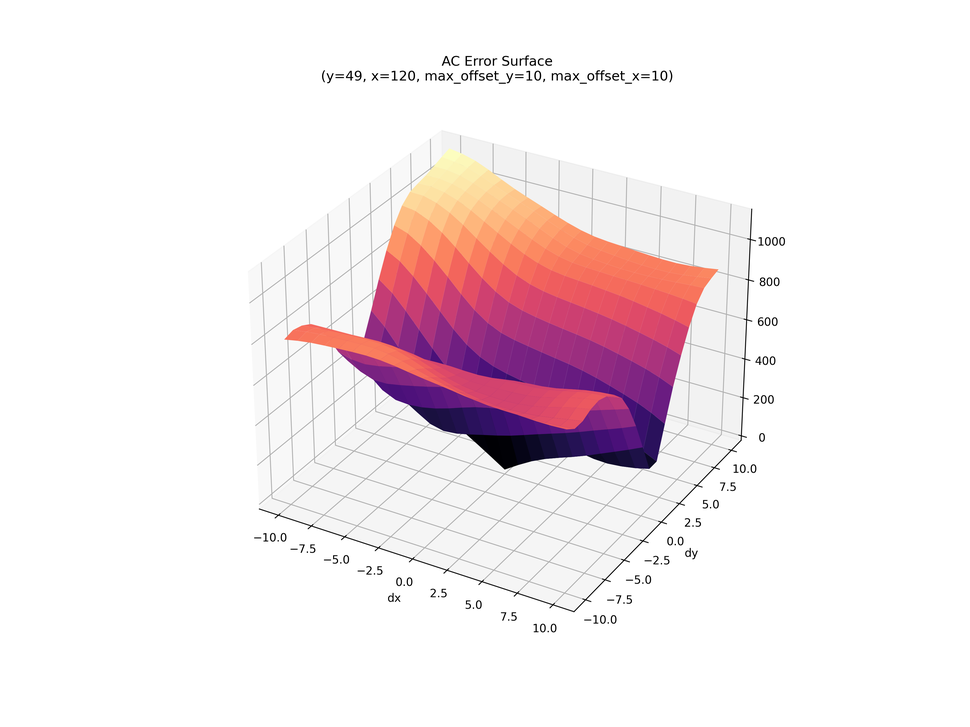
#> input picture images/autocorrelation_error_surface1.png, 970 x 727 px, shrunk from 3600 x 2700 before the run, given in place of lion_downscaled.jpg, which was not available
$ python example_autocorrelation.py
#> lines starting #> are read from the running program, lines starting #| are printed output that depends on the picture; pictures that were not available may be replaced by others from this repository, and a replacement may not be noted
### computer_vision/util/images.py
"""danielsinkin97@gmail.com"""

from pathlib import Path
from typing import Optional

import matplotlib.pyplot as plt
import numpy as np
from PIL import Image


def rgb_to_grayscale(rgb_image: np.ndarray) -> np.ndarray:
    """
    Takes in an image and converts it to grayscale based on https://en.wikipedia.org/wiki/Rec._601
    """
    rgb = rgb_image.astype(np.float32)
    grayscale = 0.2989 * rgb[..., 0] + 0.5870 * rgb[..., 1] + 0.1140 * rgb[..., 2]
    return grayscale


def load_image_as_array(path: Path) -> np.ndarray:
    """Loads an image and returns it as a numpy array."""
    path = Path(path)
    with Image.open(path) as img:
        return np.array(img)


def plot_grayscale(
    array,
    title: Optional[str] = None,
    filename: Optional[str] = None,
    figsize: tuple[int, int] = (6, 6),
    **imshow_kwargs,
) -> None:
    """Plots the image as a grayscale image."""
    assert "cmap" not in imshow_kwargs
    assert "interpolation" not in imshow_kwargs
    assert "X" not in imshow_kwargs

    plt.figure(figsize=figsize)
    plt.imshow(array, cmap="gray", interpolation="nearest", **imshow_kwargs)
    plt.axis("off")
    if title is not None:
        plt.title(f"{title} {array.shape}")
    if filename is not None:
        if "." not in filename:
            filename = filename + ".png"
        plt.savefig(f"images/{filename}", dpi=300)

### computer_vision/src/filter.py
"""danielsinkin97@gmail.com"""

from enum import StrEnum

import numpy as np
from numpy._typing import DTypeLike  # type: ignore


class FilterType(StrEnum):
    """Contains all implemented linear filters."""

    BOX_5 = "box_5"
    BOX_10 = "box_10"
    BILINEAR = "bilinear"
    SOBEL_X = "sobel_x"
    SOBEL_Y = "sobel_y"
    CORNER = "corner"
    LAPLACIAN = "laplacian"
    GAUSS_3X3 = "gaussian_3x3"
    GAUSS_5X5 = "gaussian_5x5"
    GAUSS_7X7 = "gaussian_7x7"
    GAUSS_15X15 = "gaussian_15x15"


def get_filter(
    filter_name: FilterType | str = FilterType.GAUSS_5X5, dtype: DTypeLike = np.float32
) -> np.ndarray:
    """Allows selecting filters via their name."""
    match filter_name:
        case FilterType.BOX_5:
            filter_ = (1.0 / 25.0) * np.ones((5, 5))
        case FilterType.BOX_10:
            filter_ = (1.0 / 100.0) * np.ones((10, 10))
        case FilterType.BILINEAR:
            filter_ = (1.0 / 16.0) * np.array(
                [[1, 2, 1], [2, 4, 2], [1, 2, 1]], dtype=dtype
            )
        case FilterType.CORNER:
            filter_ = (1.0 / 4.0) * np.array([[1, -2, 1], [-2, 4, -2], [1, -2, 1]])
        case FilterType.SOBEL_X:
            filter_ = (1.0 / 8.0) * np.array(
                [[-1, 0, 1], [-2, 0, 2], [-1, 0, 1]], dtype=dtype
            )
        case FilterType.SOBEL_Y:
            filter_ = (1.0 / 8.0) * np.array(
                [[-1, -2, -1], [0, 0, 0], [1, 2, 1]], dtype=dtype
            )
        case FilterType.LAPLACIAN:
            filter_ = (1.0 / 8.0) * np.array(
                [[0, 1, 0], [1, -4, 1], [0, 1, 0]], dtype=dtype
            )
        case FilterType.GAUSS_3X3:
            filter_ = (1.0 / 16.0) * np.array(
                [[1, 2, 1], [2, 4, 2], [1, 2, 1]], dtype=dtype
            )
        case FilterType.GAUSS_5X5:
            filter_ = (1.0 / 256.0) * np.array(
                [
                    [1, 4, 6, 4, 1],
                    [4, 16, 24, 16, 4],
                    [6, 24, 36, 24, 6],
                    [4, 16, 24, 16, 4],
                    [1, 4, 6, 4, 1],
                ],
                dtype=dtype,
            )
        case FilterType.GAUSS_7X7:
            filter_ = (1.0 / 1003.0) * np.array(
                [
                    [0.0, 0.0, 1.0, 2.0, 1.0, 0.0, 0.0],
                    [0.0, 3.0, 13.0, 22.0, 13.0, 3.0, 0.0],
                    [1.0, 13.0, 59.0, 97.0, 59.0, 13.0, 1.0],
                    [2.0, 22.0, 97.0, 159.0, 97.0, 22.0, 2.0],
                    [1.0, 13.0, 59.0, 97.0, 59.0, 13.0, 1.0],
                    [0.0, 3.0, 13.0, 22.0, 13.0, 3.0, 0.0],
                    [0.0, 0.0, 1.0, 2.0, 1.0, 0.0, 0.0],
                ],
                dtype=dtype,
            )
        case FilterType.GAUSS_15X15:

            def gaussian_kernel(size: int, sigma: float) -> np.ndarray:
                ax = np.linspace(-(size // 2), size // 2, size)
                xx, yy = np.meshgrid(ax, ax)
                kernel = np.exp(-(xx**2 + yy**2) / (2.0 * sigma**2))
                return kernel / np.sum(kernel)

            filter_ = gaussian_kernel(15, sigma=3.0).astype(dtype)
        case _:
            raise ValueError(f"{filter_name=} is not supported!")

    return filter_


def apply_filter(
    image: np.ndarray,
    filter_: np.ndarray,
    flip_filter: bool = True,
    pad_same_size: bool = False,
) -> np.ndarray:
    """
    Applies a linear filter (1D or 2D) to the given image, either normally or flipped.
    """
    if filter_.ndim == 1:
        # Assume 1D filters are horizontal by default
        filter_ = filter_.reshape(1, -1)

    if flip_filter:
        _filter = np.flipud(np.fliplr(filter_))
    else:
        _filter = filter_

    f_h, f_w = _filter.shape

    if pad_same_size:
        pad_h, pad_w = f_h // 2, f_w // 2
        image = np.pad(image, ((pad_h, pad_h), (pad_w, pad_w)), mode="reflect")

    i_h, i_w = image.shape

    r_h, r_w = i_h - f_h + 1, i_w - f_w + 1
    result = np.zeros((r_h, r_w), dtype=np.float32)

    for y in range(r_h):
        for x in range(r_w):
            region = image[y : y + f_h, x : x + f_w]
            result[y, x] = np.sum(region * _filter)

    return result

### examples/example_autocorrelation.py
#!/usr/bin/env python3
"""danielsinkin97@gmail.com"""

from typing import Optional

import matplotlib.pyplot as plt
import numpy as np
from matplotlib import patches

from computer_vision.src.constants import FolderPath
from computer_vision.src.filter import FilterType, apply_filter, get_filter
from computer_vision.util.images import (
    load_image_as_array,
    plot_grayscale,
    rgb_to_grayscale,
)


def draw_centered_rect(x_center, y_center, width, height, **kwargs) -> None:
    """Rects are top left anchored in plt, this moves the anchor to the center before plotting."""
    x = x_center - width / 2
    y = y_center - height / 2
    rect = patches.Rectangle((x, y), width, height, **kwargs)
    plt.gca().add_patch(rect)


def _compute_error(
    image: np.ndarray,
    box_orig: np.ndarray,
    yp: int,
    xp: int,
    d: int,
    norm_factor: float,
) -> float:
    yp_slice = slice(yp - d, yp + d)
    xp_slice = slice(xp - d, xp + d)
    box_tmp = image[yp_slice, xp_slice]
    return norm_factor + np.linalg.norm(box_orig - box_tmp)


def compute_ac_error_surface(
    image: np.ndarray,
    y_orig: int,
    x_orig: int,
    d: int,
    max_offset_y: int = 5,
    max_offset_x: int = 5,
) -> tuple[np.ndarray, np.ndarray, np.ndarray]:
    """Compute the autocorrelation error surface and corresponding meshgrid."""
    dy_range = range(-max_offset_y, max_offset_y + 1)
    dx_range = range(-max_offset_x, max_offset_x + 1)

    z = np.empty((len(dy_range), len(dx_range)), dtype=np.float32)
    xs, ys = np.meshgrid(dx_range, dy_range)

    box_orig = image[y_orig - d : y_orig + d, x_orig - d : x_orig + d]
    norm_factor = 1.0 / ((2.0 * max_offset_x) * (2.0 * max_offset_y))

    for i, dy in enumerate(dy_range):
        yp = y_orig + dy
        for j, dx in enumerate(dx_range):
            xp = x_orig + dx
            z[i, j] = _compute_error(image, box_orig, yp, xp, d, norm_factor)

    return xs, ys, z


def plot_ac_error_surface(
    image: np.ndarray,
    y_orig: int,
    x_orig: int,
    d: int,
    max_offset_y: int = 5,
    max_offset_x: int = 5,
    filename: Optional[str] = None,
    show: bool = True,
) -> None:
    """Plot the autocorrelation error surface."""
    xs, ys, z = compute_ac_error_surface(
        image, y_orig, x_orig, d, max_offset_y, max_offset_x
    )

    fig = plt.figure(figsize=(12, 9))
    ax = fig.add_subplot(111, projection="3d")
    ax.plot_surface(xs, ys, z, cmap="magma", edgecolor="none", antialiased=True)

    ax.set_xlabel("dx")
    ax.set_ylabel("dy")
    ax.set_title(
        "AC Error Surface\n"
        f"(y={y_orig}, x={x_orig}, "
        f"max_offset_y={max_offset_y}, max_offset_x={max_offset_x})"
    )

    if filename is not None:
        if "." not in filename:
            filename += ".png"
        plt.savefig(FolderPath.Images.joinpath(filename), dpi=300)

    if show:
        plt.show()
    else:
        plt.close()


def _plot_delta_boxes(x_orig, y_orig, d, dx, dy) -> None:
    y_offset, x_offset = y_orig + dy, x_orig + dx

    plt.scatter(x_orig, y_orig, c="red", marker="+", s=100, alpha=0.5)
    plt.scatter(x_offset, y_offset, c="blue", marker="+", s=100, alpha=0.5)
    plt.plot([x_orig, x_offset], [y_orig, y_offset], c="black", ls="--", zorder=0)

    draw_centered_rect(
        x_orig,
        y_orig,
        d,
        d,
        edgecolor="red",
        facecolor="none",
        linewidth=2,
        zorder=5,
        alpha=0.5,
    )
    draw_centered_rect(
        x_offset,
        y_offset,
        d,
        d,
        edgecolor="blue",
        facecolor="none",
        linewidth=2,
        zorder=6,
        alpha=0.5,
    )


def _plot_patch_comparison_boxes(
    image: np.ndarray,
    boxes: list[tuple[str, int, int]],
    d: int,
    show: bool,
    filename: Optional[str] = None,
) -> None:
    """
    Plot grayscale boxes from an image in a 2x2 layout for visual comparison.

    Args:
        image: Input grayscale image.
        boxes: A list of tuples like (title, y, x) for each box.
        d: Half-size of the box (box will be 2d x 2d).
        show: Whether to display the figure.
        filename: Optional filename to save the figure.
    """
    fig, axes = plt.subplots(2, 2, figsize=(10, 10))
    fig.suptitle("Comparison of Image Patches", fontsize=16)

    for ax, (title, y, x) in zip(axes.flat, boxes):
        patch = image[y - d : y + d, x - d : x + d]
        ax.imshow(patch, cmap="gray")
        ax.set_title(f"{title}: (y={y}, x={x})")
        ax.axis("off")

    if filename:
        plt.savefig(FolderPath.Images.joinpath(filename), dpi=300)

    if show:
        plt.show()
    else:
        plt.close()


def example_autocorrelation(show: bool = True) -> None:
    """
    Shows two zoomed in image sections and compute autocorrelation for close neighbors, plotting
    the error surface.
    """
    image = rgb_to_grayscale(
        load_image_as_array(
            "/Users/danielsinkin/GitHub_private/computer-vision/data/lion_downscaled.jpg"
        )
    )
#> in load_image_as_array, img is the input picture: PIL image 970x727 RGBA; mean R, G, B, A 244.1, 233.5, 236.4, 255
#> in rgb_to_grayscale, `grayscale = 0.2989 * rgb[..., 0] + 0.5870 * rgb[..., 1] + 0.1140 * rgb..`:
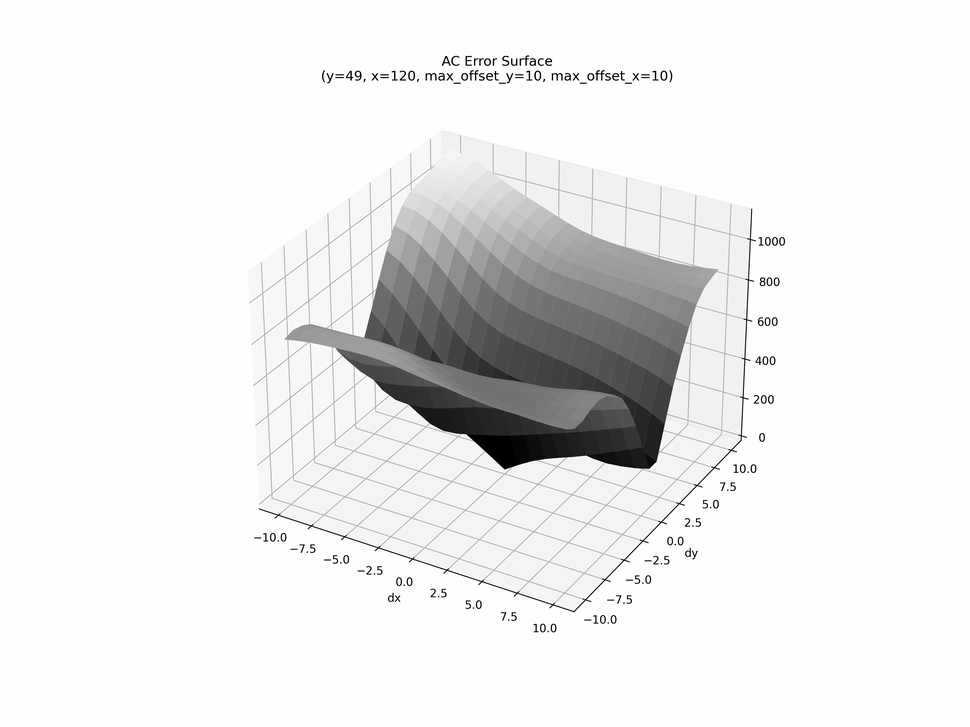
#> grayscale: shape (727, 970) float32; min 0, max 255, mean 237
    image = apply_filter(image, filter_=get_filter(FilterType.GAUSS_3X3))

    y, x = 49, 120
    dy, dx = 1, 8

    y2, x2 = 39, 95
    dy2, dx2 = 5, 3

    d = 5

    xp, yp = x + dx, y + dy
    x2p, y2p = x2 + dx2, y2 + dy2

    plot_grayscale(image, figsize=(12, 12))

    _plot_delta_boxes(x_orig=x, y_orig=y, d=d, dx=dx, dy=dy)
    _plot_delta_boxes(x_orig=x2, y_orig=y2, d=d, dx=dx2, dy=dy2)

    plt.savefig(FolderPath.Images.joinpath("autocorrelation_lion.png"), dpi=300)
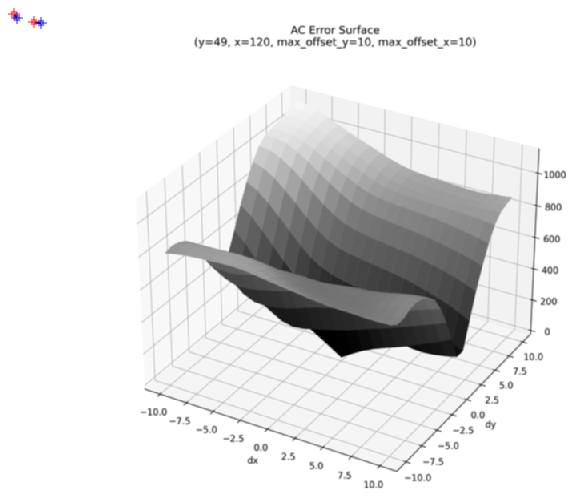
#> figure drawn by matplotlib, 1 panel
    if show:
        plt.show()
    else:
        plt.close()

    _plot_patch_comparison_boxes(
        image=image,
        boxes=[
            ("box1_orig", y, x),
            ("box1_offset", yp, xp),
            ("box2_orig", y2, x2),
            ("box2_offset", y2p, x2p),
        ],
        d=d,
        show=show,
        filename="autocorrelation_lion_boxes.png",
    )
#> in _plot_patch_comparison_boxes, `plt.savefig(FolderPath.Images.joinpath(filename), dpi=300)`:
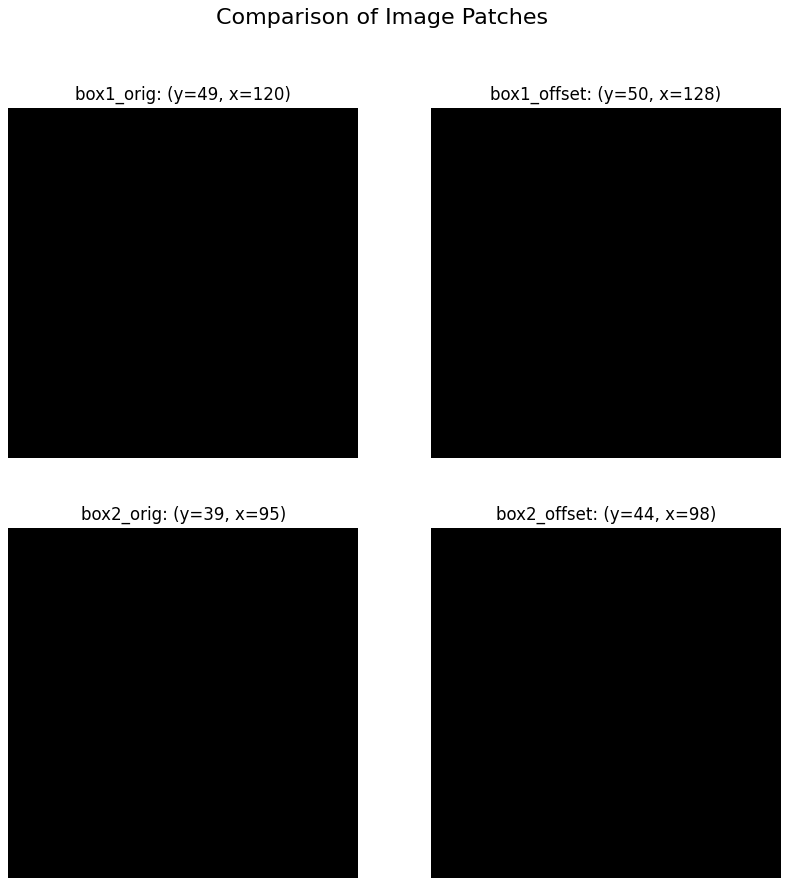
#> figure drawn by matplotlib, 4 panels

    plot_ac_error_surface(
        image=image,
        y_orig=y,
        x_orig=x,
        d=d,
        max_offset_y=10,
        max_offset_x=10,
        filename="autocorrelation_error_surface1",
    )
#> after the loop in compute_ac_error_surface, `for i, dy in enumerate(dy_range):`: z: shape (21, 21) float32; every value is 0.0025
#> in plot_ac_error_surface, `xs, ys, z = compute_ac_error_surface( image, y_orig, x_orig, d, max_of..`:
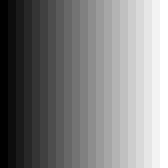
#> xs: shape (21, 21) int64 (shown 8 times larger); min -10, max 10, mean 0; drawn with min black and max white
#> in plot_ac_error_surface, `xs, ys, z = compute_ac_error_surface( image, y_orig, x_orig, d, max_of..`:
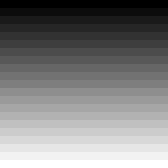
#> ys: shape (21, 21) int64 (shown 8 times larger); min -10, max 10, mean 0; drawn with min black and max white
#> in plot_ac_error_surface, `plt.savefig(FolderPath.Images.joinpath(filename), dpi=300)`:
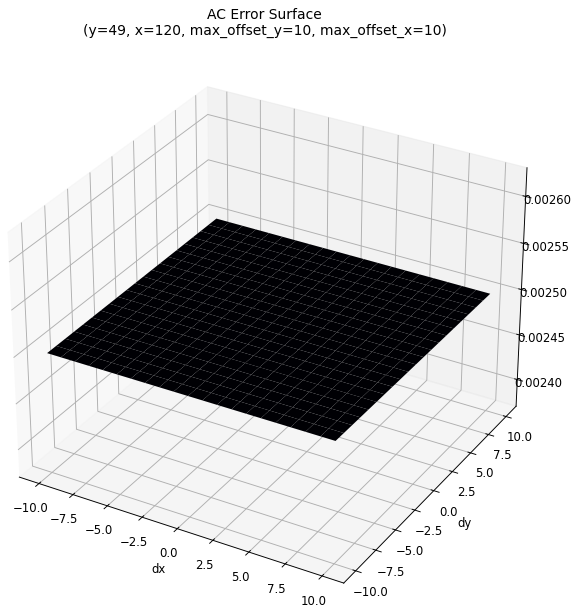
#> figure drawn by matplotlib, 1 panel
    plot_ac_error_surface(
        image=image,
        y_orig=y2,
        x_orig=x2,
        d=d,
        max_offset_y=10,
        max_offset_x=10,
        filename="autocorrelation_error_surface2",
    )


if __name__ == "__main__":
    example_autocorrelation(show=True)

$ run again, on images/convolution_box_visualisation_20250411_043456.png
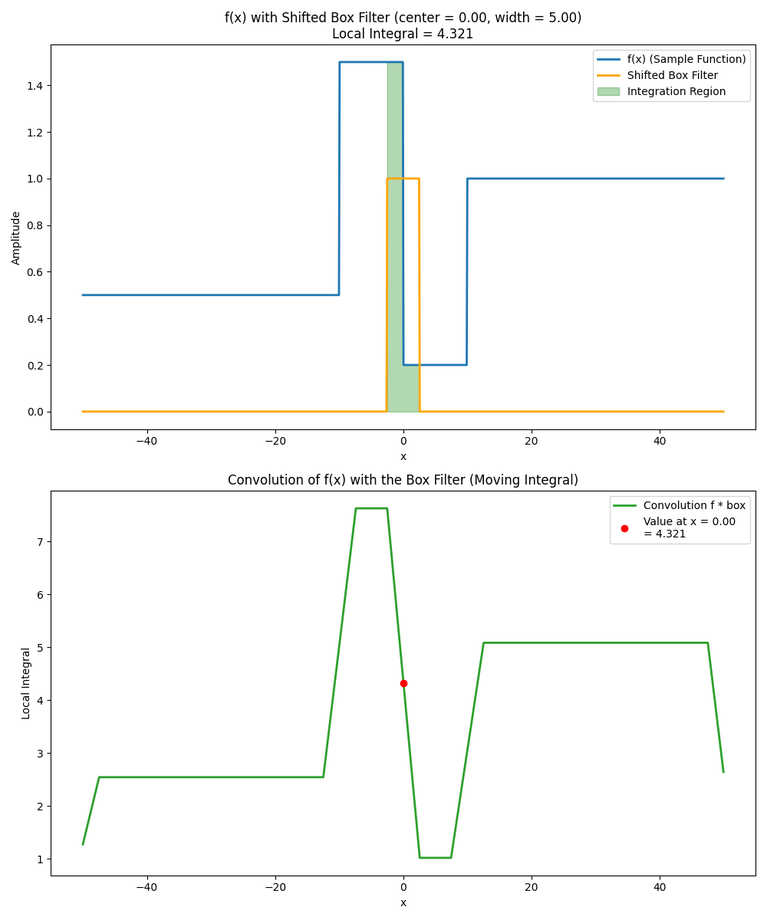
#> input picture images/convolution_box_visualisation_20250411_043456.png, 767 x 920 px, shrunk from 1000 x 1200 before the run, given in place of lion_downscaled.jpg, which was not available
#> in load_image_as_array, img is the input picture: PIL image 767x920 RGBA; mean R, G, B, A 249, 249.9, 248.7, 255
#> in _plot_patch_comparison_boxes, `plt.savefig(FolderPath.Images.joinpath(filename), dpi=300)`:
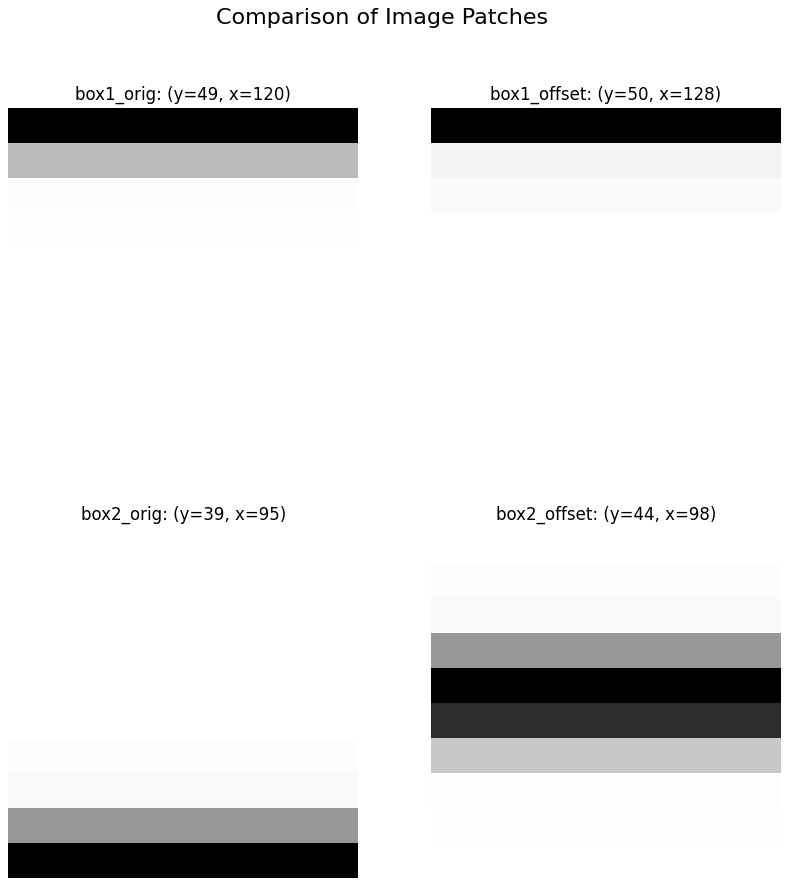
#> figure drawn by matplotlib, 4 panels
#> in plot_ac_error_surface (call 2), `plt.savefig(FolderPath.Images.joinpath(filename), dpi=300)`:
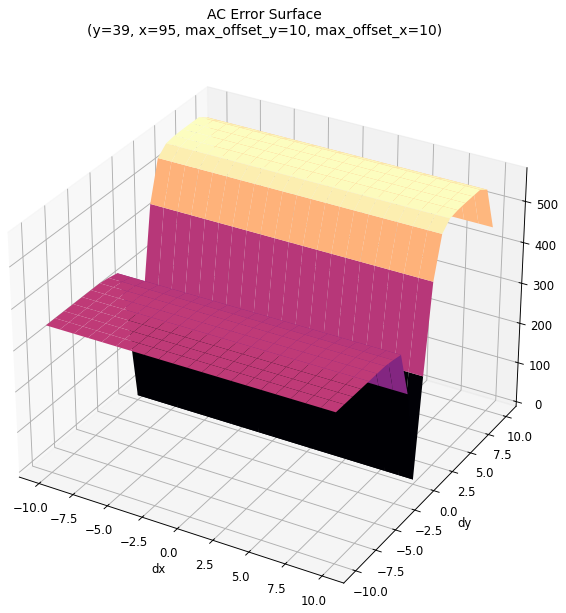
#> figure drawn by matplotlib, 1 panel
